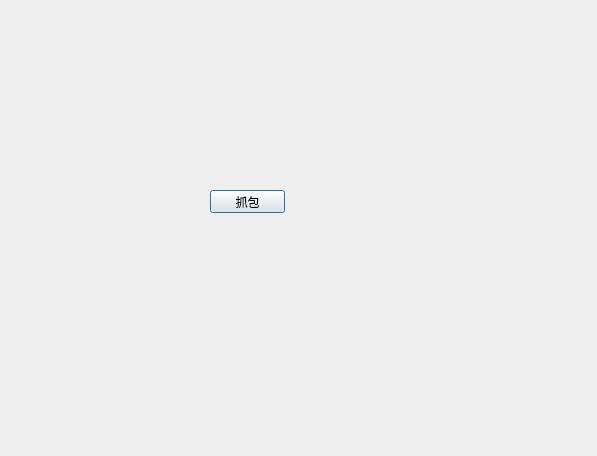
<?xml version="1.0" encoding="UTF-8"?>
<ui version="4.0">
 <class>Dialog</class>
 <widget class="QDialog" name="Dialog">
  <property name="geometry">
   <rect>
    <x>0</x>
    <y>0</y>
    <width>597</width>
    <height>456</height>
   </rect>
  </property>
  <property name="windowTitle">
   <string>Dialog</string>
  </property>
  <widget class="QPushButton" name="pushButton">
   <property name="geometry">
    <rect>
     <x>210</x>
     <y>190</y>
     <width>75</width>
     <height>23</height>
    </rect>
   </property>
   <property name="text">
    <string>抓包</string>
   </property>
  </widget>
 </widget>
 <resources/>
 <connections>
  <connection>
   <sender>pushButton</sender>
   <signal>clicked()</signal>
   <receiver>Dialog</receiver>
   <slot>accept()</slot>
   <hints>
    <hint type="sourcelabel">
     <x>245</x>
     <y>200</y>
    </hint>
    <hint type="destinationlabel">
     <x>245</x>
     <y>264</y>
    </hint>
   </hints>
  </connection>
 </connections>
</ui>
